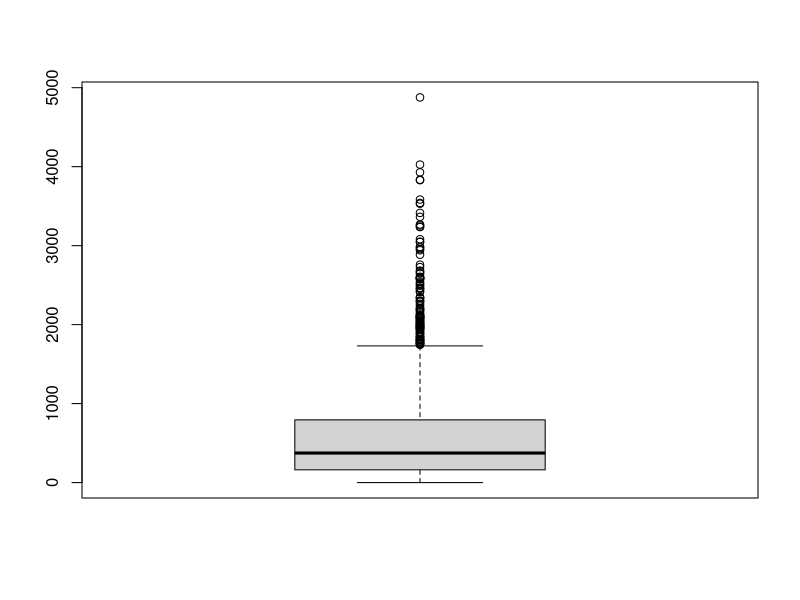
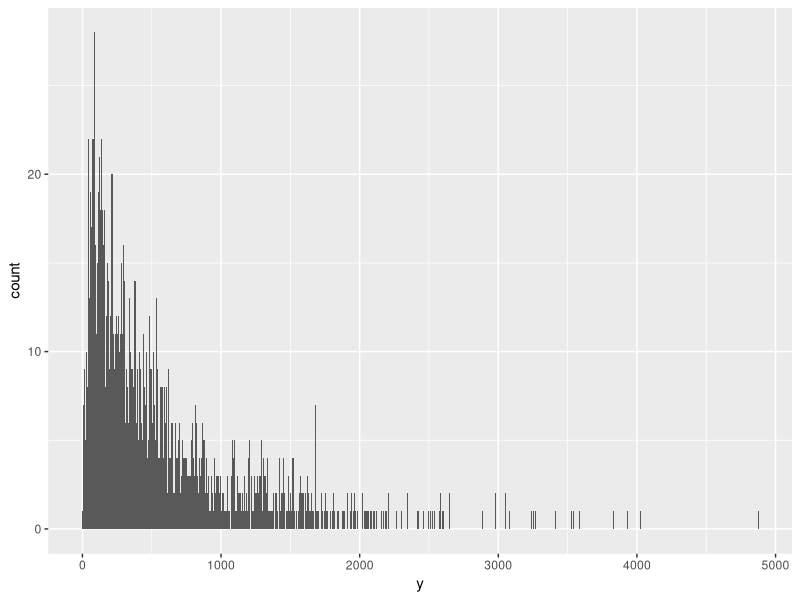
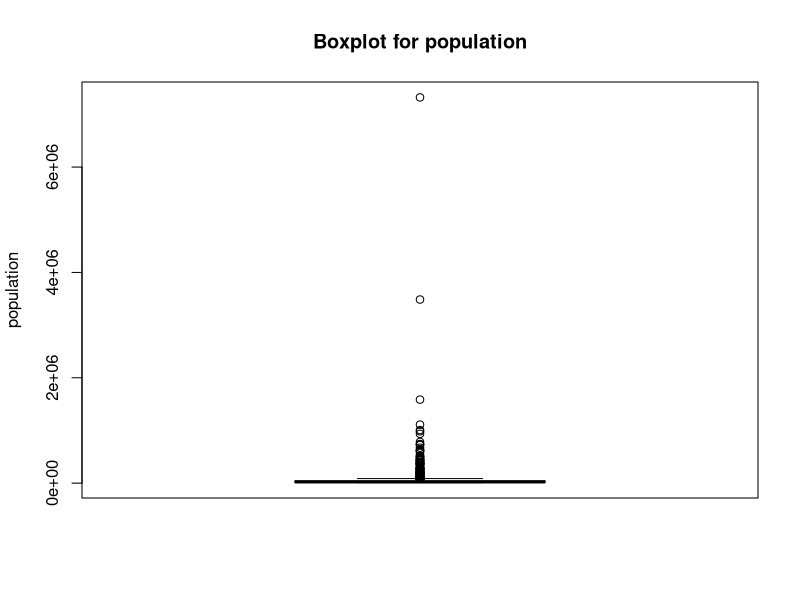
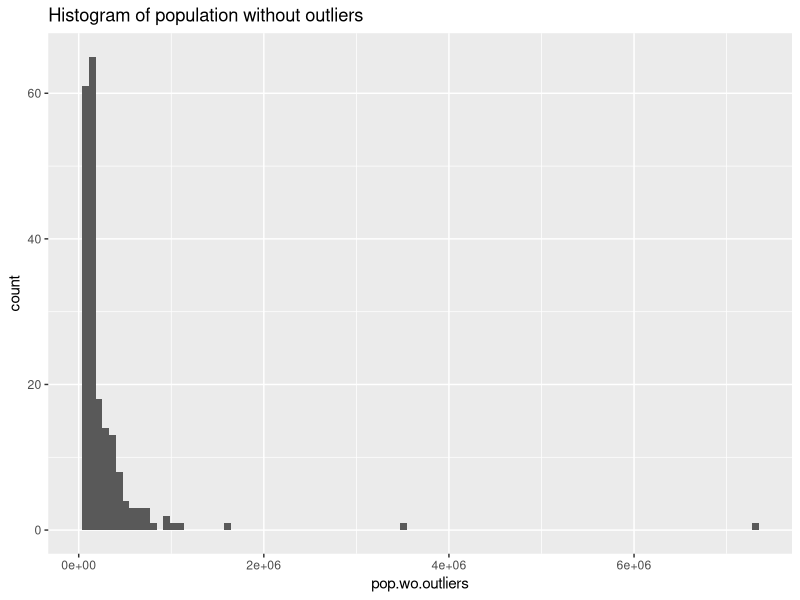
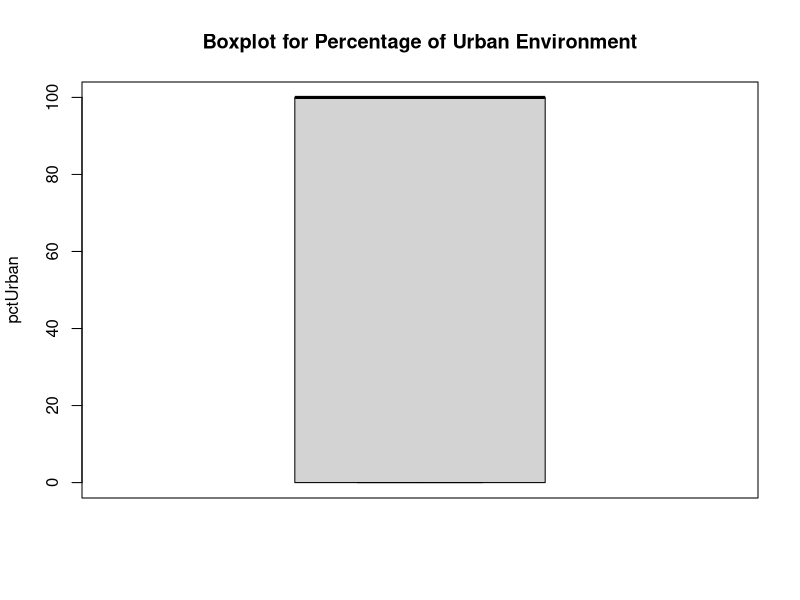
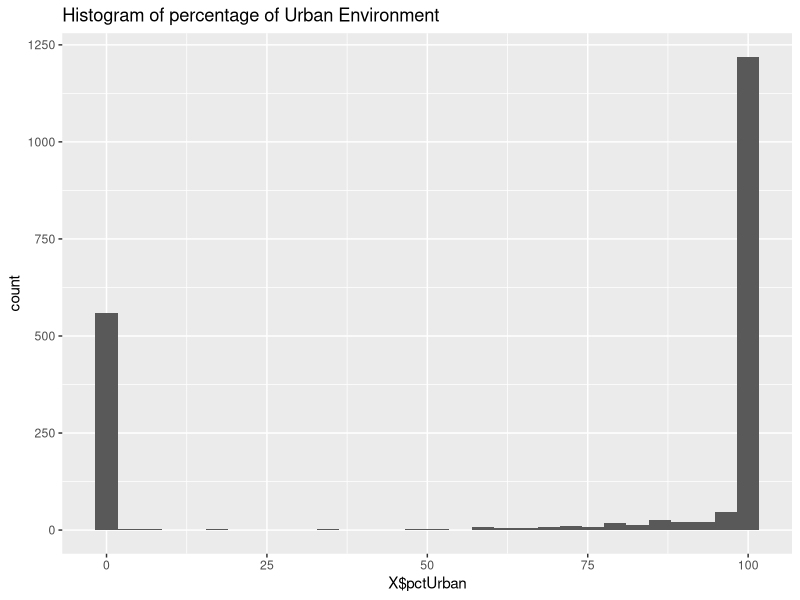
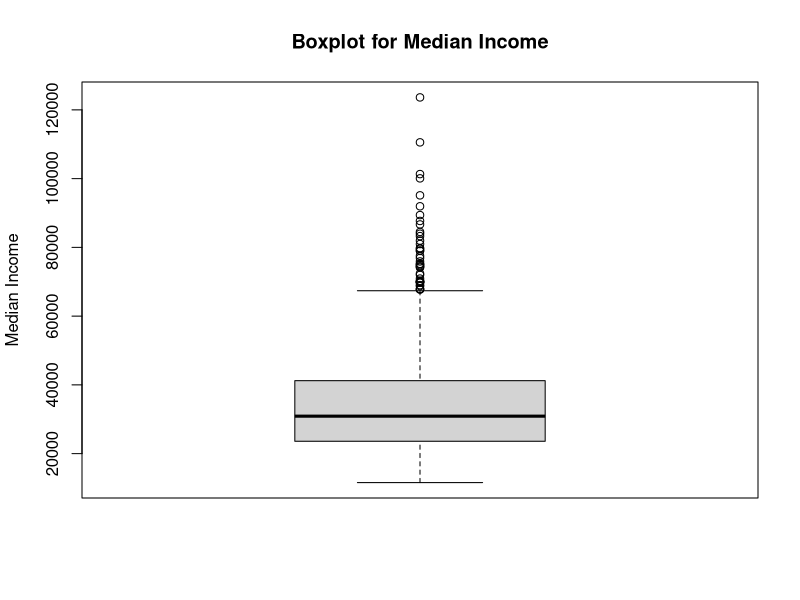
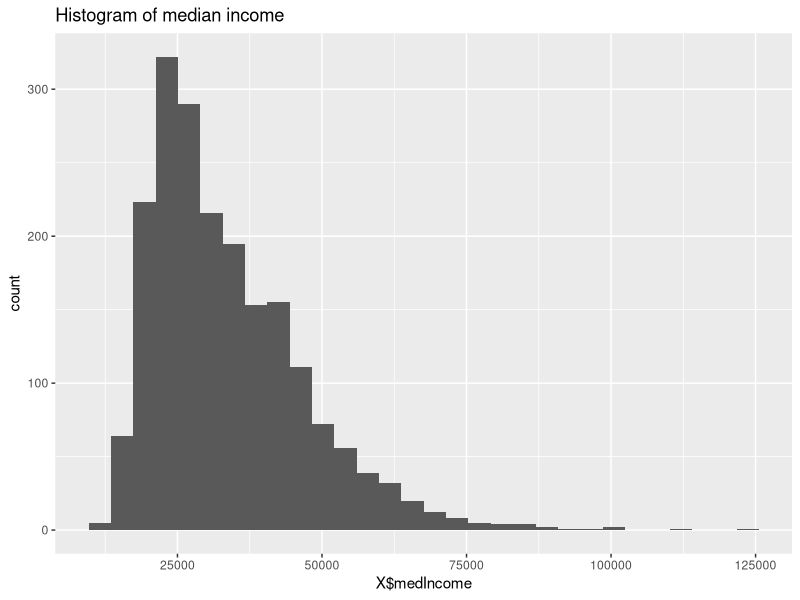

These figures' R source, in order:
## ---- chunk 1
library(readr)
library(dplyr)
library(reshape2)
library(ggplot2)
library(glmnet)
library(class)
library(randomForest)
## ---- chunk 2
CC <- read_csv("data_files/crime_and_communities_data.csv")
print(dim(CC))
y <- CC$ViolentCrimesPerPop
X <- subset(CC, select = -c(ViolentCrimesPerPop))
## ---- chunk 3
colnames(X)
## ---- chunk 4
sum(is.na(y))
## ---- chunk 5
summary(y)
## ---- chunk 6
boxplot(y)
ggplot(data.frame(y), aes(y)) + geom_histogram(binwidth=5)
## ---- chunk 7
boxplot <- boxplot(X$population, ylab = "population", main = "Boxplot for population")
## ---- chunk 8
pop.wo.outliers <- X$population[ which(X$population%in% boxplot$out)]
ggplot(data.frame(pop.wo.outliers), aes(pop.wo.outliers)) + geom_histogram(bins = 100) + ggtitle("Histogram of population without outliers")

## ---- chunk 9
boxplot <- boxplot(X$pctUrban, ylab = "pctUrban", main = "Boxplot for Percentage of Urban Environment")
## ---- chunk 10
ggplot(data.frame(X$pctUrban), aes(X$pctUrban)) + geom_histogram() + ggtitle("Histogram of percentage of Urban Environment")
## ---- chunk 11
dummy <- as.numeric(X$pctUrban > 50)
## ---- chunk 12
boxplot(X$medIncome, ylab = "Median Income", main = "Boxplot for Median Income")
## ---- chunk 13
ggplot(data.frame(X$medIncome), aes(X$medIncome)) + geom_histogram() + ggtitle("Histogram of median income")
## ---- chunk 14
boxplot(X$PctUnemployed, ylab = "PctUnemployed", main = "Boxplot for Unemployment Rate")
## ---- chunk 15
ggplot(data.frame(X$PctUnemployed), aes(X$PctUnemployed)) + geom_histogram() + ggtitle("Histogram of Unemployment Rate")
## ---- chunk 16
index <- c()
cols <- c()
props <- c()
col.names <- colnames(X)

for (i in 1:ncol(X)) {
  col <- col.names[i]
  prop <- sum(is.na(X[,col])) / nrow(X)
  if (prop > 0) {
    cols <- c(col, cols)
    props <- c(prop, props)
    index <- c(i, index)
  }
}
miss.table <- data.frame(index,columnNames=cols, propMiss = props )
print(miss.table)
## ---- chunk 17
X.complete <- X[complete.cases(X),] 
##X.clean: having removed columns that used to contain n.a's and rows that used to contain n.a.'s
X.clean <- X.complete[,-miss.table$index]
##X.teat: having removed columns that used to contain n.a's
X.test <- X[, -miss.table$index]

for (i in miss.table$index) {
  X[,i] <- as.numeric(knn(train = X.clean, test = X.test, cl= unlist(X.complete[,i]), k = 1))
}
## ---- chunk 18
sum(is.na(X))
## ---- chunk 19
clust <- hclust(dist(y), method="single")
plot(clust)
## ---- chunk 20
## By visually examining the giant tree above, I decided to have height cutoff of 100. 
## Any groups below h = 100 are sufficiently similar to each other; any groups above h = 100 are outliers
cut.result <- cutree(clust, h = 100)
summary(factor(cut.result))
## ---- chunk 21
hist(y[which(cut.result != 1)], main = "histogram for outliers (groups 2-6)", xlab = "y value" )
## ---- chunk 22
X$group <- cut.result
## ---- chunk 23
X[,-125] <- scale(X[,-125])
## ---- chunk 24
X$urbanDummy <- dummy
## ---- chunk 25
# Get lower triangle of the correlation matrix
  get_lower_tri<-function(cormat){
    cormat[upper.tri(cormat)] <- NA
    return(cormat)
  }
  # Get upper triangle of the correlation matrix
  get_upper_tri <- function(cormat){
    cormat[lower.tri(cormat)]<- NA
    return(cormat)
  }
## ---- chunk 26
reorder_cormat <- function(cormat){
# Use correlation between variables as distance
dd <- as.dist((1-cormat)/2)
hc <- hclust(dd)
cormat <-cormat[hc$order, hc$order]
}
## ---- chunk 27
generate.heat.map <- function(X) {
  cormat <- round(cor(X),2)
  # Reorder the correlation matrix
  cormat <- reorder_cormat(cormat)
  upper_tri <- get_upper_tri(cormat)
  # Melt the correlation matrix
  melted_cormat <- melt(upper_tri, na.rm = TRUE)
  # Create a ggheatmap
  ggheatmap <- ggplot(melted_cormat, aes(Var2, Var1, fill = value))+
              geom_tile(color = "white")+
              scale_fill_gradient2(low = "blue", high = "red", mid = "white", 
              midpoint = 0, limit = c(-1,1), space = "Lab", 
              name="Pearson\nCorrelation") +
              theme_minimal()+ # minimal theme
              theme(axis.text.x = element_text(angle = 45, vjust = 1, 
              size = 12, hjust = 1))+
              coord_fixed()
  # Print the heatmap
  print(ggheatmap)
}
## ---- chunk 28
generate.heat.map(X)
## ---- chunk 29
pca <- prcomp(X)
screeplot(pca, npcs = 20, type = "lines", main = "variance explained by each PC's")
## ---- chunk 30
generate.heat.map(pca$x)
## ---- chunk 31
set.seed(1)

n <-  length(y)
randomIndex <-  sample(1:n)
## Splitting data for multiclass classification
trainIndex <- randomIndex[1:round(0.6*n)]
validationIndex <- randomIndex[(round(0.6*n) + 1) : round(0.8*n)]
testIndex <- randomIndex[(round(0.8*n) + 1) : n]
## Checking we have successfully splitted the data
n == length(trainIndex) + length(validationIndex) + length(testIndex)


y.train <- y[trainIndex]
y.valid <- y[validationIndex]
y.test <- y[testIndex]


## Dimension reduced X
X.pca <- pca$x[, 1:3] 
X.train.pca <- X.pca[trainIndex,]
X.valid.pca <- X.pca[validationIndex,]
X.test.pca <- X.pca[testIndex,]

## full X
X.train <- X[trainIndex,]
X.valid <- X[validationIndex,]
X.test <- X[testIndex,]
## ---- chunk 32
mse <- function(predicted, actual) {
  return(mean((predicted - actual)^2))
}
## ---- chunk 33
mod1 <- lm(y.train~., data.frame(X.train))
pred <- predict(mod1, data.frame(X.valid))
mse(pred, y.valid)
## ---- chunk 34
top.regressor <- data.frame(index = 1:ncol(X), varName = row.names(cor(X, y)), co = cor(X, y)) %>% arrange(desc(co))
top.regressor <- top.regressor[1:10,]
top.regressor
## ---- chunk 35
generate.heat.map(X[,top.regressor$index])
## ---- chunk 36
X.10var <- X[,top.regressor$index]
X.train10var <- X.10var[trainIndex,]
X.valid10var <- X.10var[validationIndex,]
X.test10var <- X.10var[testIndex,]
## ---- chunk 37
mod2 <- lm(y.train~., data.frame(X.train10var))
pred <- predict(mod2, data.frame(X.valid10var))
mse(pred, y.valid)
## ---- chunk 38
set.seed(99)
cvfit <- cv.glmnet(as.matrix(X.train), y.train, family = "gaussian")
plot(cvfit)
## ---- chunk 39
lambda.op <- cvfit$lambda.min
print(lambda.op)
## ---- chunk 40
mod3 <- glmnet(as.matrix(X.train), y.train, family = "gaussian", lambda = lambda.op)
pred <- predict.glmnet(mod3, as.matrix(X.valid))
mse(pred, y.valid)
## ---- chunk 41
mod4 <- lm(y.train~., data = data.frame(X.train.pca))
summary(mod4)
mse(predict(mod4, data.frame(X.valid.pca)), y.valid)
## ---- chunk 42
set.seed(8)
rf <- randomForest(y.train~., data = data.frame(X.train), xtest = data.frame(X.valid), ytest = y.valid)
print(rf)
## ---- chunk 43
set.seed(100)
## Use Validation Set to tune k
mse_vec <- c()
for(k in 1:10) {
  knnPrediction <-  as.numeric(knn(train = X.train, test = X.valid, cl = y.train, k))
  mse_vec[k] <- mse(knnPrediction, y.valid)
}
## ---- chunk 44
plot(1:k, mse_vec, type = "l", main = "accuracy of kNN with different k", xlab = "k")
## ---- chunk 45
which.min(mse_vec)
## ---- chunk 46
mse_vec[5]
## ---- chunk 47
set.seed(21)
rf <- randomForest(c(y.train, y.valid)~., data = data.frame(rbind(X.train, X.valid)), xtest = data.frame(X.test), ytest = y.test)
print(rf)
